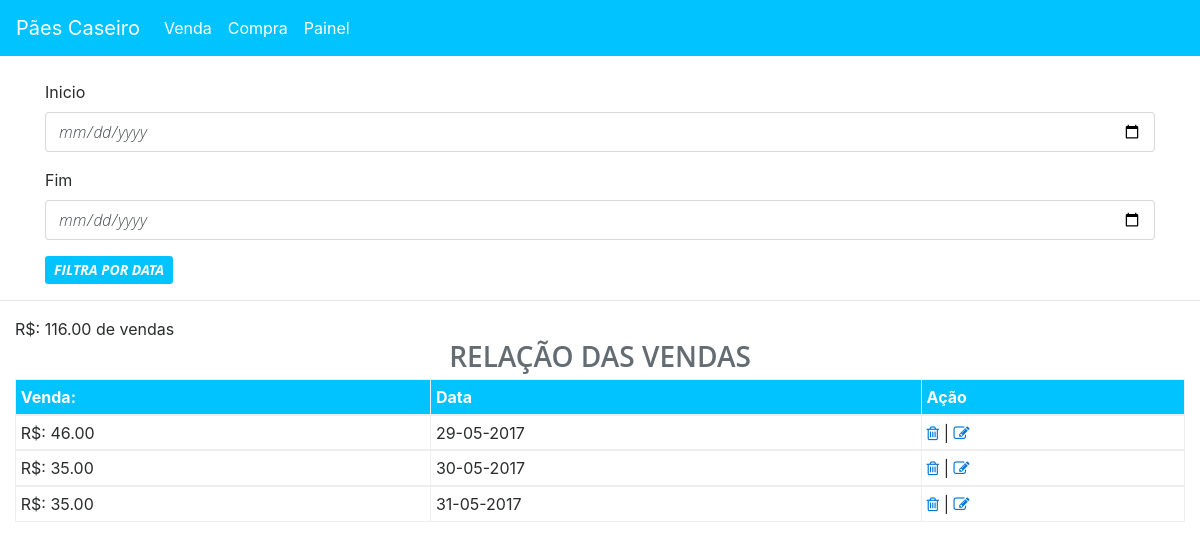
The app's page /, older data.
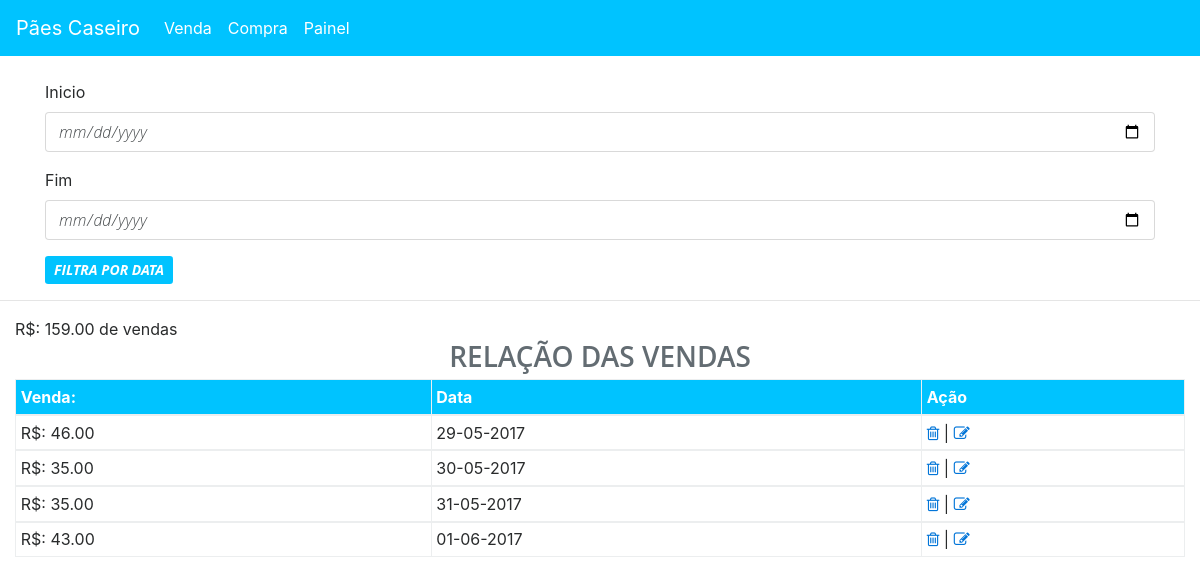
The same page, newer data.
### tables this page shows
CREATE TABLE `venda` (
  `idvenda` int(11) NOT NULL,
  `venda_diarias` decimal(10,2) DEFAULT NULL,
  `data` datetime DEFAULT NULL,
  `produto_idproduto` int(11) NOT NULL
);

### php/vendas.php (called while the page is built)
<?php
include_once 'conexao.php';
if (isset($_POST['btnCompraV']) && empty($_POST['btnCompraV'])) {
	$aa = $_POST['inputinicio'];
	$bb = $_POST['inputfim'];
	$select = "SELECT * FROM venda WHERE data BETWEEN '$aa' AND '$bb'";
	$stmt =   mysqli_query($link,$select);
	$a = "SELECT sum(venda_diarias) from venda WHERE data BETWEEN '$aa' AND '$bb'";
    $b = mysqli_query($link,$a);
}else{
	$select = "SELECT * FROM venda";
	$stmt =   mysqli_query($link,$select);
	$a = "SELECT sum(venda_diarias) from venda ";
    $b = mysqli_query($link,$a);
};
?>

### index.php (the view, shortened to what this page needs)
<?php
include '_topo.php';
require_once 'php/conexao.php';
require_once 'php/vendas.php';
?>
<br>
<div class="container">
  <form action="index.php" method="post" class="form-horizontal">
    <div class="form-group">
      <label for="inicio">Inicio</label>
      <input class="form-control" type="date" id="inicio" name="inputinicio" required="">
    </div>
    <div class="form-group">
      <label for="fim">Fim</label>
      <input class="form-control" type="date" id="fim" name="inputfim" required="">
    </div>
    <button type="submit" name="btnCompraV" class="btn btn-sm"><b>FILTRA POR DATA</b></button>
  </form>
</div>
<hr>
<div class="container-fluid">
 <div class="row">
   <div class="col-md-12">
   <?php
    foreach ($b as $total) {
  echo 'R$: '.$total["sum(venda_diarias)"].' de vendas';
}
     ?>
     <table class="table table-bordered table-sm">
      <thead>
        <tr class="" id="tb">
          <h3 class="text-center text-muted" id="h3">Relação das vendas</h3>
          <th>Venda:</th>
          <th>Data</th>
          <th>Ação</th>
        </tr>
        <?php
        foreach($stmt as $itens):
          $data = $itens['data'];
        ?>
      </thead>
      <tbody>
        <tr>
          <td><?php echo "R$: ".$itens['venda_diarias']; ?></td>
          <td><?php echo date('d-m-Y',strtotime($data)); ?></td>
          <td>
            <a href="php/delv.php?del=<?php echo $itens['idvenda']; ?>"><i class="fa fa-trash-o" aria-hidden="true" onclick="myFunction()"></i></a> |
            <a href="php/upv.php?up=<?php echo $itens['idvenda']; ?>"><i class="fa fa-pencil-square-o" aria-hidden="true"></i></a>
          </td>
        </tr>
      <?php endforeach; ?>
    </tbody>
  </table>
</div>
</div>
</div>
<?php include '_rodape.php'; ?>

Row changes from the older to the newer data that the page shows:
added venda: venda_diarias "43.00", data "01-06-2017"
Text that changed along with them:
new list line: "R$: 159.00 de vendas"
list line gone: "R$: 116.00 de vendas"
